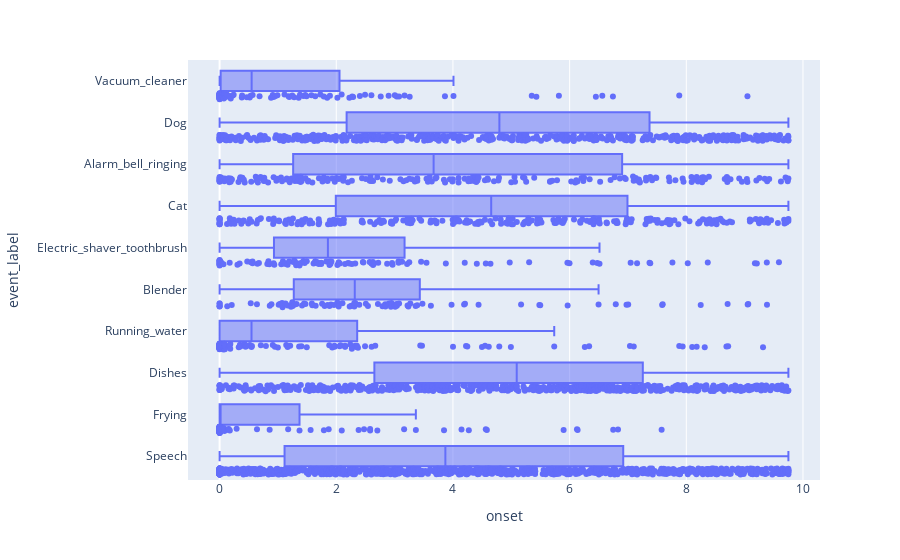

This figure's notebook cell:
### Code cell
px.box(df_desed, x='onset', y='event_label', points='all')

### Figure 1 — Plotly figure (JSON) as saved in the notebook; plotly's stock layout.template omitted (floating-point values rounded to 4 significant figures; data arrays with more than 128 entries replaced by an {"elided": "..."} marker saying what was removed)
{"data": [{"alignmentgroup": "True", "boxpoints": "all", "hovertemplate": "onset=%{x}<br>event_label=%{y}<extra></extra>", "legendgroup": "", "marker": {"color": "#636efa"}, "name": "", "notched": false, "offsetgroup": "", "orientation": "h", "showlegend": false, "type": "box", "x": {"elided": "2765 float values"}, "x0": " ", "xaxis": "x", "y": {"elided": "2765 str values"}, "y0": " ", "yaxis": "y"}], "layout": {"boxmode": "group", "legend": {"tracegroupgap": 0}, "margin": {"t": 60}, "xaxis": {"anchor": "y", "domain": [0, 1], "title": {"text": "onset"}}, "yaxis": {"anchor": "x", "domain": [0, 1], "title": {"text": "event_label"}}}}
